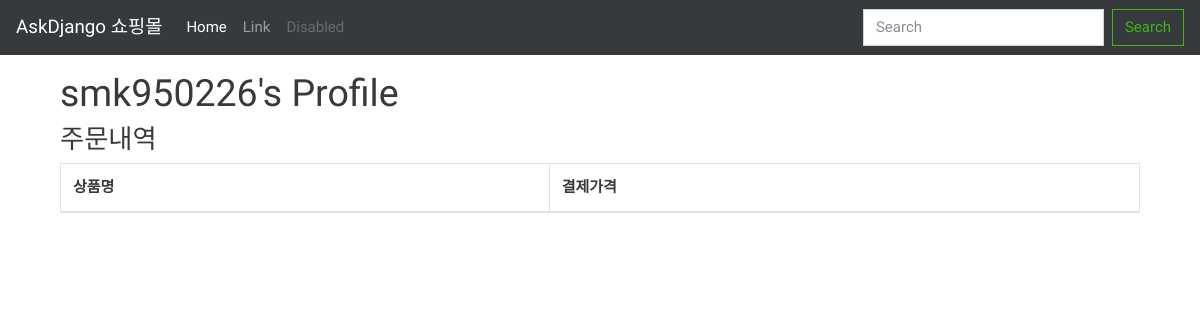
/accounts/profile/ (signed in), run on an earlier commit of the app's database.
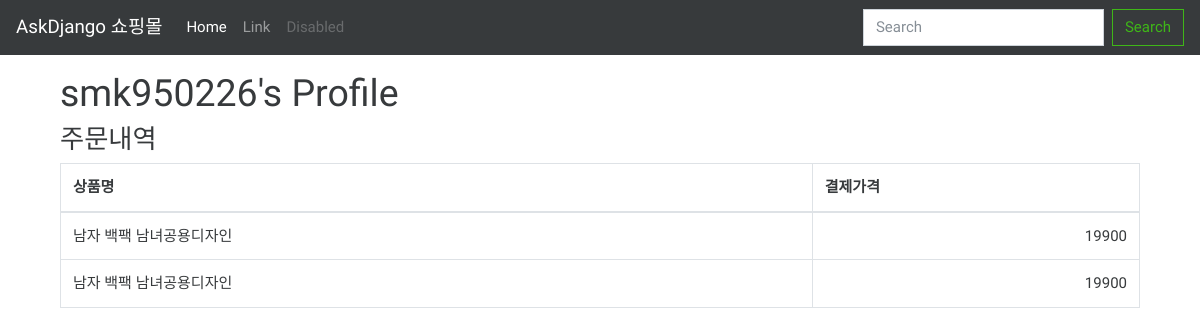
And on a later commit of the database.
### shop/models.py (models this page shows)
class Order(models.Model):
    user = models.ForeignKey(settings.AUTH_USER_MODEL)
    item = models.ForeignKey(Item)
    merchant_uid = models.UUIDField(default=uuid4, editable=False)
    imp_uid = models.CharField(max_length=100, blank=True)
    name = models.CharField(max_length = 100, verbose_name = '상품명')
    amount = models.PositiveIntegerField(verbose_name = '결제금액')
    status = models.CharField(
        max_length=9,
        choices= (
            ('ready', '미결제'),
            ('paid', '결제완료'),
            ('cancelled', '결제취소'),
            ('failed', '결제실패'),
        ),
        default='ready',
        db_index=True
    )
    created_at = models.DateTimeField(auto_now_add=True)
    updated_at = models.DateTimeField(auto_now=True)

### accounts/views.py (the view)
@login_required
def profile(request):
    order_list = Order.objects.filter(user=request.user)
    return render(request, 'accounts/profile.html', {
        'order_list': order_list,
    })

### accounts/templates/accounts/profile.html
{% extends "accounts/layout.html" %}
{% load humanize %}
{% block content %}
    <div class="container">
        <div class="col-md-12 mt-3">
            <h1>{{ user }}'s Profile</h1>
            <h3>주문내역</h3>
            <table class="table table-hover table-bordered">
                <thead>
                    <tr>
                        <th>상품명</th>
                        <th>결제가격</th>
                    </tr>
                </thead>
                <tbody>
                    {% for order in order_list %}
                        <tr>
                            <td>{{ order.name }}</td>
                            <td class="text-right">{{ order.amount }}</td>
                        </tr>
                    {% endfor %}
                </tbody>
            </table>
        </div>
    </div>
{% endblock %}

### accounts/templates/accounts/layout.html
{% extends "layout.html" %}

### iamport/templates/layout.html (shortened to what this page needs)
<!doctype html>
<html>
<head>
    <link rel="stylesheet" href="//maxcdn.bootstrapcdn.com/bootswatch/4.0.0-beta.2/cosmo/bootstrap.min.css" />
</head>
<body>
	<nav class="navbar navbar-expand-md navbar-dark bg-dark">
        <a class="navbar-brand" href="{% url "shop:index" %}">AskDjango 쇼핑몰</a>
		<div class="collapse navbar-collapse" id="navbarsExampleDefault">
			<ul class="navbar-nav mr-auto">
				<li class="nav-item active">
					<a class="nav-link" href="{% url "shop:index" %}">Home</span></a>
				</li>
				<li class="nav-item">
					<a class="nav-link" href="#">Link</a>
				</li>
				<li class="nav-item">
					<a class="nav-link disabled" href="#">Disabled</a>
				</li>
			</ul>
			<form class="form-inline my-2 my-lg-0" action="{% url "shop:index" %}" method="get">
				<input class="form-control mr-sm-2" type="text" placeholder="Search" aria-label="Search" name="q" value="{{ q }}" />
				<button class="btn btn-outline-success my-2 my-sm-0" type="submit">Search</button>
			</form>
		</div>
	</nav>
    {% block content %}
    {% endblock %}
</body>
</html>

What changed in the data, as far as the page shows it:
added Order: name "남자 백팩 남녀공용디자인", amount "19900"
added Order: name "남자 백팩 남녀공용디자인", amount "19900"
